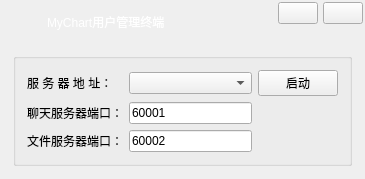
<?xml version="1.0" encoding="UTF-8"?>
<ui version="4.0">
 <class>MainWindow</class>
 <widget class="QWidget" name="MainWindow">
  <property name="geometry">
   <rect>
    <x>0</x>
    <y>0</y>
    <width>365</width>
    <height>170</height>
   </rect>
  </property>
  <property name="windowTitle">
   <string>局域网通信管理系统</string>
  </property>
  <property name="windowIcon">
   <iconset resource="images.qrc">
    <normaloff>:/resource/images/ic_app.png</normaloff>:/resource/images/ic_app.png</iconset>
  </property>
  <property name="styleSheet">
   <string notr="true"/>
  </property>
  <layout class="QVBoxLayout" name="verticalLayout" stretch="0,1">
   <property name="spacing">
    <number>0</number>
   </property>
   <property name="leftMargin">
    <number>2</number>
   </property>
   <property name="topMargin">
    <number>2</number>
   </property>
   <property name="rightMargin">
    <number>2</number>
   </property>
   <property name="bottomMargin">
    <number>2</number>
   </property>
   <item>
    <widget class="QWidget" name="widgetWinTitle" native="true">
     <property name="minimumSize">
      <size>
       <width>0</width>
       <height>40</height>
      </size>
     </property>
     <property name="maximumSize">
      <size>
       <width>16777215</width>
       <height>40</height>
      </size>
     </property>
     <layout class="QHBoxLayout" name="horizontalLayout_2" stretch="0,1,0,0">
      <property name="spacing">
       <number>5</number>
      </property>
      <property name="leftMargin">
       <number>10</number>
      </property>
      <property name="topMargin">
       <number>0</number>
      </property>
      <property name="rightMargin">
       <number>0</number>
      </property>
      <property name="bottomMargin">
       <number>0</number>
      </property>
      <item>
       <widget class="QLabel" name="labelWinIcon">
        <property name="minimumSize">
         <size>
          <width>30</width>
          <height>30</height>
         </size>
        </property>
        <property name="maximumSize">
         <size>
          <width>50</width>
          <height>50</height>
         </size>
        </property>
        <property name="text">
         <string/>
        </property>
        <property name="pixmap">
         <pixmap resource="images.qrc">:/resource/images/ic_app.png</pixmap>
        </property>
       </widget>
      </item>
      <item>
       <widget class="QLabel" name="labelWinTitle">
        <property name="styleSheet">
         <string notr="true">color: #FFFFFF;</string>
        </property>
        <property name="text">
         <string>MyChart用户管理终端</string>
        </property>
       </widget>
      </item>
      <item alignment="Qt::AlignTop">
       <widget class="QPushButton" name="btnWinMin">
        <property name="focusPolicy">
         <enum>Qt::NoFocus</enum>
        </property>
        <property name="text">
         <string/>
        </property>
        <property name="icon">
         <iconset resource="images.qrc">
          <normaloff>:/resource/common/ic_min.png</normaloff>:/resource/common/ic_min.png</iconset>
        </property>
       </widget>
      </item>
      <item alignment="Qt::AlignTop">
       <widget class="QPushButton" name="btnWinClose">
        <property name="focusPolicy">
         <enum>Qt::NoFocus</enum>
        </property>
        <property name="text">
         <string/>
        </property>
        <property name="icon">
         <iconset resource="images.qrc">
          <normaloff>:/resource/common/ic_close_white.png</normaloff>:/resource/common/ic_close_white.png</iconset>
        </property>
       </widget>
      </item>
     </layout>
    </widget>
   </item>
   <item>
    <widget class="QWidget" name="widgetBody" native="true">
     <layout class="QGridLayout" name="gridLayout">
      <item row="0" column="0">
       <widget class="QGroupBox" name="groupBox">
        <property name="title">
         <string/>
        </property>
        <layout class="QGridLayout" name="gridLayout_2" rowstretch="0,0,0,0" columnstretch="0,0,0">
         <item row="3" column="2">
          <widget class="QLabel" name="labelFileState">
           <property name="styleSheet">
            <string notr="true">color: #ff0000;</string>
           </property>
           <property name="text">
            <string/>
           </property>
          </widget>
         </item>
         <item row="0" column="2">
          <widget class="QPushButton" name="btnListen">
           <property name="text">
            <string>启动</string>
           </property>
          </widget>
         </item>
         <item row="2" column="2">
          <widget class="QLabel" name="labelChatState">
           <property name="styleSheet">
            <string notr="true">color: #ff0000;</string>
           </property>
           <property name="text">
            <string/>
           </property>
          </widget>
         </item>
         <item row="2" column="0">
          <widget class="QLabel" name="label_2">
           <property name="text">
            <string>聊天服务器端口：</string>
           </property>
          </widget>
         </item>
         <item row="0" column="0">
          <widget class="QLabel" name="label">
           <property name="text">
            <string>服 务 器 地 址：</string>
           </property>
          </widget>
         </item>
         <item row="2" column="1">
          <widget class="QLineEdit" name="lineEditChatPort">
           <property name="text">
            <string>60001</string>
           </property>
           <property name="placeholderText">
            <string>聊天端口</string>
           </property>
          </widget>
         </item>
         <item row="3" column="1">
          <widget class="QLineEdit" name="lineEditFilePort">
           <property name="text">
            <string>60002</string>
           </property>
           <property name="placeholderText">
            <string>文件传输端口</string>
           </property>
          </widget>
         </item>
         <item row="3" column="0">
          <widget class="QLabel" name="label_3">
           <property name="text">
            <string>文件服务器端口：</string>
           </property>
          </widget>
         </item>
         <item row="0" column="1">
          <widget class="QComboBox" name="comboBoxAddress"/>
         </item>
        </layout>
       </widget>
      </item>
     </layout>
    </widget>
   </item>
  </layout>
 </widget>
 <layoutdefault spacing="6" margin="11"/>
 <resources>
  <include location="images.qrc"/>
 </resources>
 <connections>
  <connection>
   <sender>btnWinMin</sender>
   <signal>clicked()</signal>
   <receiver>MainWindow</receiver>
   <slot>showMinimized()</slot>
   <hints>
    <hint type="sourcelabel">
     <x>312</x>
     <y>8</y>
    </hint>
    <hint type="destinationlabel">
     <x>410</x>
     <y>60</y>
    </hint>
   </hints>
  </connection>
 </connections>
</ui>
